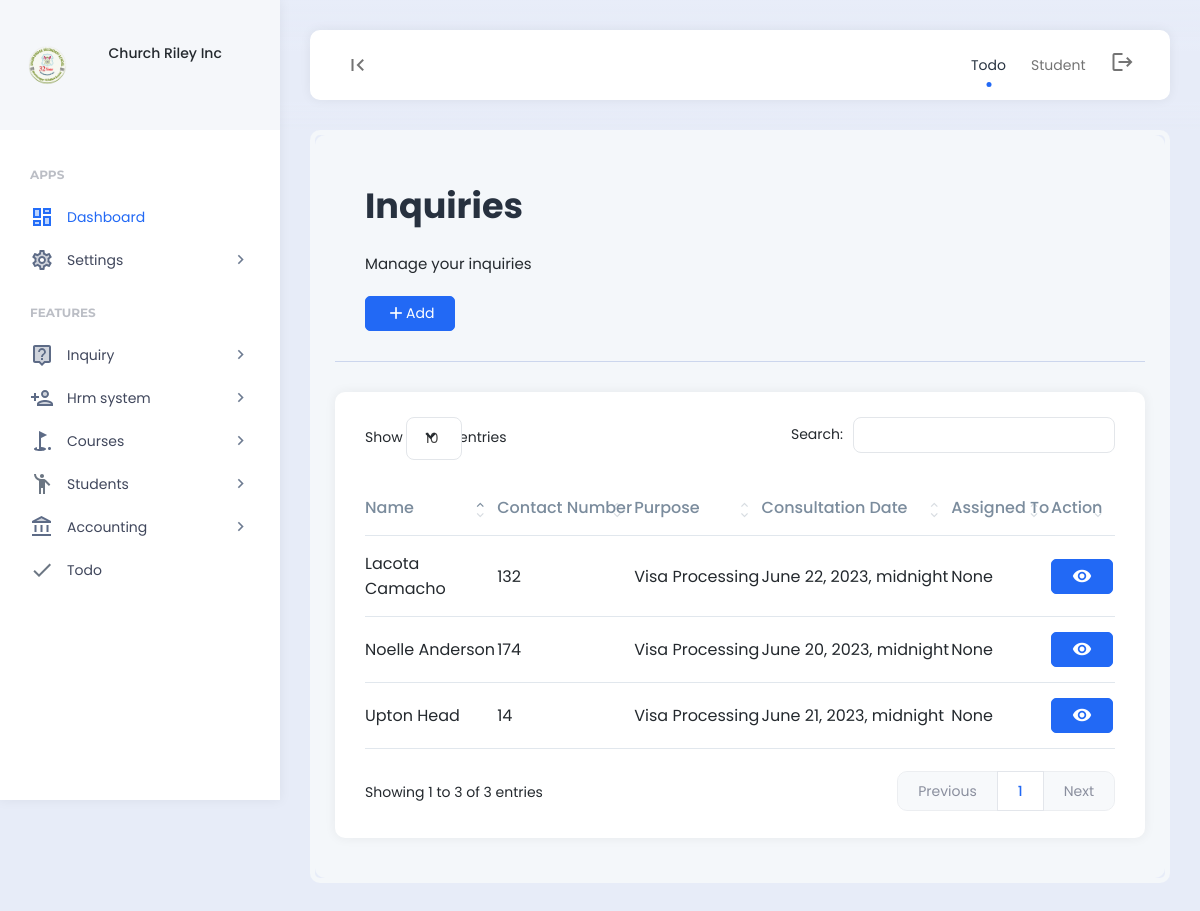
The page /inquiry/ (signed in) on the database as committed earlier.
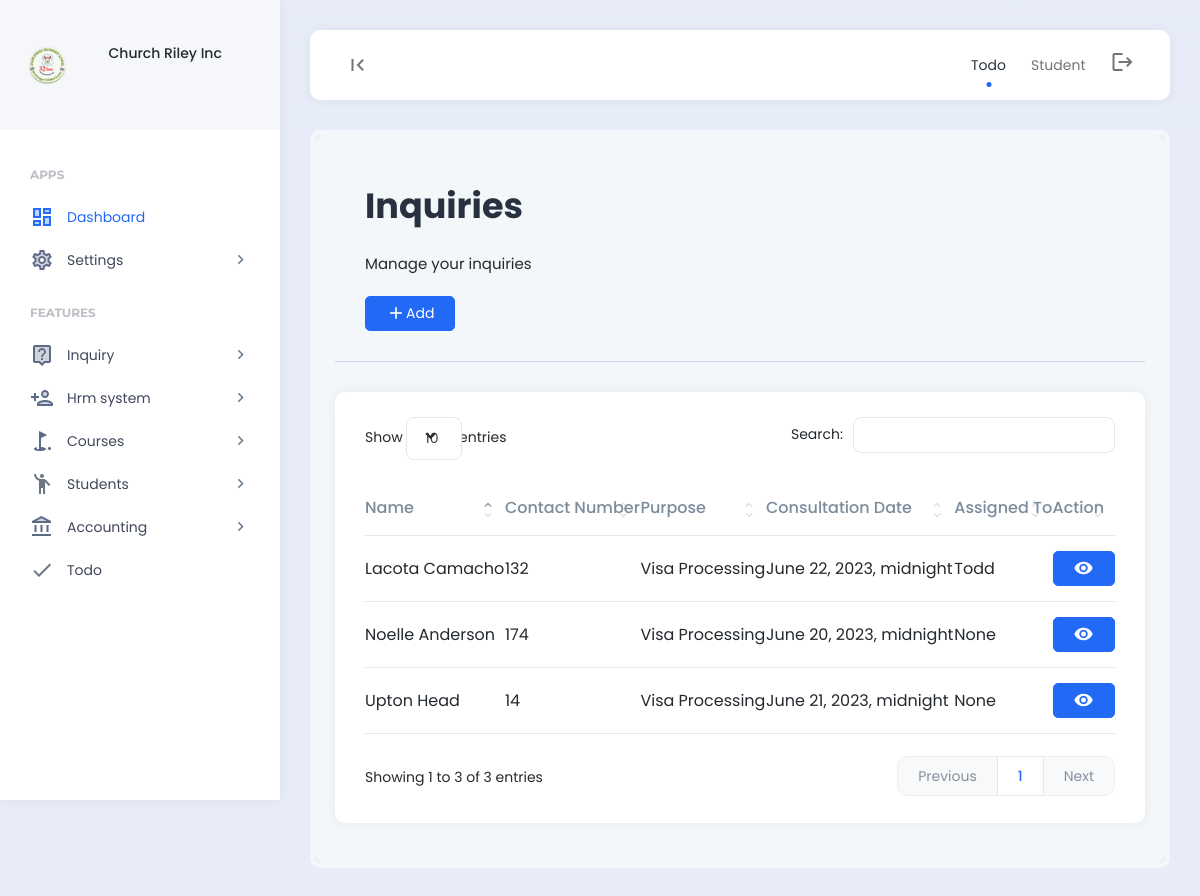
The same page on the database as committed later.
### studentinquiry/models.py (models this page shows, shortened)
class StudentInquiry(models.Model):
    first_name = models.CharField(max_length=255)
    last_name = models.CharField(max_length=255)
    dob=models.CharField(max_length=255)
    guardian_name = models.CharField(max_length=255)
    marital_status=models.CharField(max_length=255,default="Single")
    email = models.CharField(max_length=255)
    contact = models.CharField(max_length=255)
    temporary_address = models.CharField(max_length=255)
    permanent_address = models.CharField(max_length=255)
    purpose = models.ForeignKey(InquiryPurpose,on_delete=models.CASCADE,null=True,blank=True)
    institution1 = models.CharField(max_length=100,null=True,blank=True)
    passed_year1 = models.PositiveIntegerField(null=True,blank=True)
    percentage1 = models.DecimalField(max_digits=5, decimal_places=2,null=True,blank=True)
    institution2 = models.CharField(max_length=100,null=True,blank=True)
    passed_year2 = models.PositiveIntegerField(null=True,blank=True)
    percentage2 = models.DecimalField(max_digits=5, decimal_places=2,null=True,blank=True)
    institution3 = models.CharField(max_length=100,null=True,blank=True)
    passed_year3 = models.PositiveIntegerField(null=True,blank=True)
    percentage3 = models.DecimalField(max_digits=5, decimal_places=2,null=True,blank=True)
    course = models.CharField(max_length=100,default=True)
    college = models.CharField(max_length=100,default=True)
    country = models.CharField(max_length=100,default=True)
    city = models.CharField(max_length=100,default=True)
    intake = models.CharField(max_length=100,default=True)
    applied_country = models.CharField(max_length=100, blank=True, null=True)
    applied_date = models.CharField(max_length=100,blank=True, null=True)
    other=models.CharField(max_length=255,blank=True, null=True)
    date = models.DateTimeField(blank=True, null=True)
    remarks= models.CharField(max_length=255,null=True,blank=True)
    assigned = models.ForeignKey(Employee,on_delete=models.SET_NULL,null=True,blank=True)
    is_verified = models.BooleanField(default=False)
    is_active = models.BooleanField(default=True)
    created = models.DateTimeField(auto_now_add=True)
    closed_reason=models.CharField(max_length=255,null=True)
    class Meta:
        verbose_name_plural = "03. Inquiries"

class InquiryPurpose(models.Model):
    purpose = models.CharField(max_length=200)
    def __str__(self):
        return self.purpose
    class Meta:
        verbose_name_plural = "02.  purpose"

### hrm/models.py (models this page shows)
class Employee(models.Model):
    department = models.ForeignKey(Department, on_delete=models.SET_NULL,null=True)
    designation = models.ForeignKey(Designation, on_delete=models.SET_NULL,null=True)
    user = models.OneToOneField(User, on_delete=models.CASCADE)
    permission = models.ForeignKey(Permission,on_delete=models.SET_NULL,null=True, blank=True)
    code = models.CharField(max_length=100,null=True, blank=True)
    email = models.CharField(max_length=200,null=True, blank=True)
    contact = models.CharField(max_length=200,null=True, blank=True)
    address = models.CharField(max_length=200,null=True, blank=True)
    emp_salary = models.CharField(max_length=200,null=True, blank=True)
    emp_password = models.CharField(max_length=200,null=True, blank=True)
    date_joined = models.DateTimeField(null=True, blank=True)
    date_modified = models.DateTimeField(auto_now=True)
    created = models.DateTimeField(auto_now_add=True)
    def __str__(self):
        return self.user.first_name
    class Meta:
        verbose_name_plural = "01. Employees"

### studentinquiry/views.py (the view)
# urls.py: path("inquiry/", views.inquiry, name="inquiry"),
def inquiry(request):
    if 'read_inquiry' in custom_data_views(request):
        new_inquiries = StudentInquiry.objects.filter(is_active = True, is_verified = False).order_by('created')
        context={
            'new_inquiries':new_inquiries,
        }
        return render(request,'inquiry/inquiry.html',context)
    else:
        messages.info(request, "Unauthorized access.")
        return redirect('home')

### templates/inquiry/inquiry.html
{% include 'header.html' %}
<div class="app-content">
    <div class="content-wrapper">
        <div class="example-container">
            <div class="example-content bg-light">
                <div class="page-description d-flex align-items-center">
                    <div class="page-description-content flex-grow-1">
                        <h1>Inquiries</h1>
                        <span>Manage your inquiries</span>
                    </div>
                    <div class="page-description-actions">
                        <a href="{% url 'add_inquiry' %}" class="btn btn-primary"><i class="material-icons">add</i>Add</a>
                    </div>
                </div>
				<div class="card">
					<div class="card-body">
						<table id="datatable1" class="display" style="width:100%">
							<thead>
								<tr>
									<th>Name</th>
									<th>Contact Number</th>
									<th>Purpose </th>
									<th>Consultation Date </th>
									<th>Assigned To</th>
									<th>Action</th>
								</tr>
							</thead>
							<tbody>
								{% for inquiry in new_inquiries %}
								<tr>
									<td>{{inquiry.first_name}} {{inquiry.last_name}}</td>
									<td>{{inquiry.contact}}</td>
									<td>{{inquiry.purpose}}</td>
									<td>{{inquiry.date}}</td>
									<td>{{inquiry.assigned}}</td>
									<td>
										<div class="d-flex align-items-center">
											<div class="d-flex">
												{% if 'read_inquiry' in permissions %}
												<a href="{% url 'view_inquiry' id=inquiry.id %}" class="btn btn-primary"><i class="material-icons">visibility</i></a>
												{% endif %}
											</div>
										</div>
									</td>
								</tr>
								{% endfor %}
							</tbody>
						</table>
					</div>
				</div>
            </div>
        </div>
    </div>
</div>
{% include 'footer.html' %}

Rows that differ between the two databases and show on the page:
changed StudentInquiry "Lacota": assigned "None" → "Todd"
